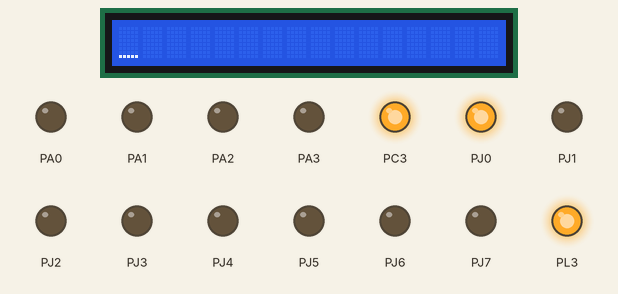
This program was run on a simulated ATmega2560, built with avr-gcc and emulated at 14.7456 MHz. On the bench: 16×1 character LCD, output pins drawn as LEDs (lit = HIGH). Wiring (inferred from the names in the program): character LCD (HD44780): RS PC0; R/W PC1; E PC2; data PC4, PC5, PC6, PC7. Pins used as bus, display or sensor lines are not drawn.

Above: at 0.1 s.
At 11.4 s:
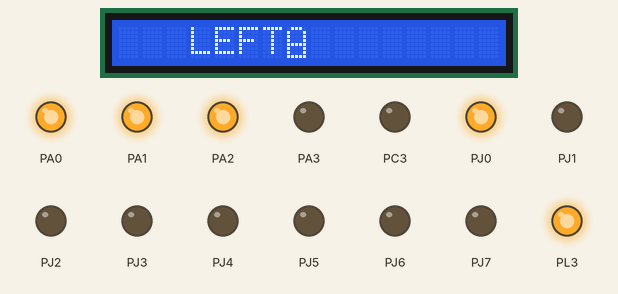
At 26.7 s:
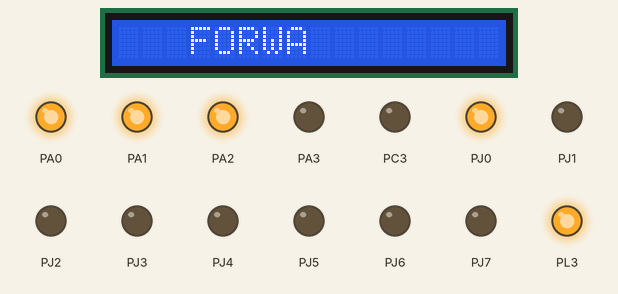
At 60.2 s:
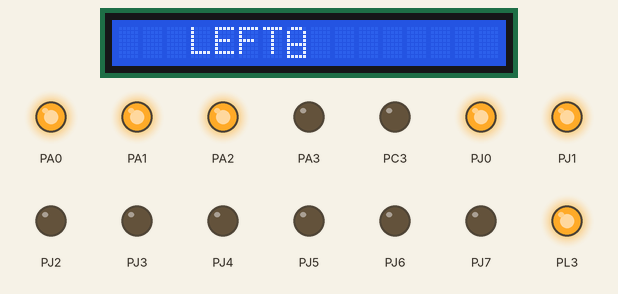
At 86.7 s:
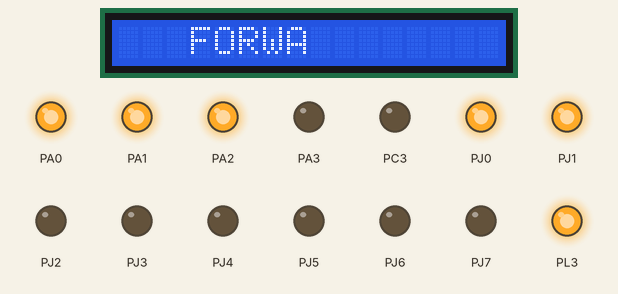
At 128.3 s:
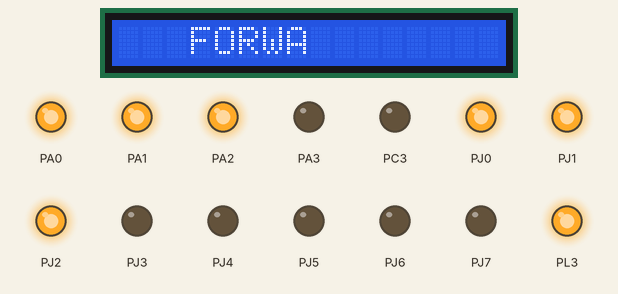
Timing chart, 0 to 129.8 s (numbered marks = the images above):
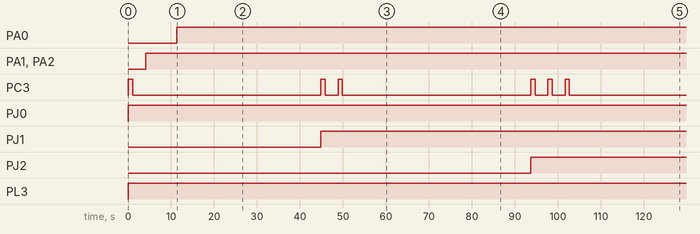

The program:

main.c
```c
#define  F_CPU 14745600
#include <avr/io.h>
#include <avr/interrupt.h>
#include <util/delay.h>
#include "lcd.h"

void buzzerBeep();
void lcdPrint(int,int,int);
int noOfOne(int);
void moveForward();
void moveBackward();
void moveLeft();
void moveRight();
void moveStop();

int main(void)
{
	DDRJ=0xFF;						//Define all led's as output
	PORTJ=0x00;						//Define all led's as low in the beginning
	DDRC=0x08;						//Define 3rd pin of port C as output
	PORTC=0x00;						//Define all pins as low in the beginning of port C
	DDRA |= 0x0F;					//Define Motor Pins as Output
	PORTA &= 0xF0;					//Define Motor Pins as LOW
	DDRL = DDRL | 0x18;				//Setting PL3 and PL4 pins as output for PWM generation
	PORTL = PORTL | 0x18;			//PL3 and PL4 pins are for velocity control using PWM
	int ledGraph=0x01;
	int one=0;
	int wordCounter=1;
	lcd_port_config();
	lcd_init();
	lcd_home();

	while(1){
		while (ledGraph!=(0xFF))
		{
			PORTJ |= ledGraph;
			one++;
			for(int i=0;i<one;i++){
				buzzerBeep();
				_delay_ms(2000);
			}
			ledGraph = ledGraph << 1;
			ledGraph |= 0x01;

			///////////////One Circle
			moveForward();
			_delay_ms(7000);
			moveLeft();
			_delay_ms(4000);
			moveForward();
			_delay_ms(7000);
			moveLeft();
			_delay_ms(4000);
			moveForward();
			_delay_ms(7000);
			moveLeft();
			_delay_ms(4000);
			moveForward();
			_delay_ms(7000);
			wordCounter++;
		}
	}
}
void moveForward(){
	PORTA |= 0x06;
	lcdPrint(1,4,1);
}
void moveStop(){
	lcdPrint(1,4,5);
	PORTA &= 0x00;
}
void moveBackward(){
	lcdPrint(1,4,2);
	PORTA |= 0x09;
}
void moveLeft(){
	lcdPrint(1,4,3);
	PORTA |= 0x05;
}
void moveRight(){
	lcdPrint(1,4,4);
	PORTA |= 0x0A;
}
void buzzerBeep(){
	PORTC |= (0x08);
	_delay_ms(1000);
	PORTC &= (0x00);
	_delay_ms(1000);
}

void lcdPrint(int row,int coloumn,int direction){
	char forward[10]="FORWARD ";
	char backward[10]="BACKWARD ";
	char left[10]="LEFT ";
	char right[10]="RIGHT ";
	char nothing[10]="STOP ";
	char *ptr;
	switch(direction)
	{
		case 1:
			ptr=forward;
			break;
		case 2:
			ptr=backward;
			break;
		case 3:
			ptr=left;
			break;
		case 4:
			ptr=right;
			break;
		default :
			ptr=nothing;
			break;
	}
	while(*ptr!=' '){
		lcd_wr_char(row,coloumn,*ptr);
		coloumn++;
		ptr++;
	}
}
```

lcd.c
```c
/*
 * lcd.c
 * Created: 10/07/2018 10:47:03
 * Author: e-Yantra Team
 */
#define F_CPU 14745600
#include <avr/io.h>
#include <util/delay.h>

#define RS 0
#define RW 1
#define EN 2
#define lcd_port PORTC
#define sbit(reg,bit)	reg |= (1<<bit)			// Macro defined for Setting a bit of any register
#define cbit(reg,bit)	reg &= ~(1<<bit)		// Macro defined for Clearing a bit of any register

unsigned int temp;
unsigned int unit;
unsigned int tens;
unsigned int hundred;
unsigned int thousand;
unsigned int million;


/*
 * Function Name: lcd_port_config
 * Input: None
 * Output: None
 * Logic: This function configures the LCD port pins as output and sets them to 0 initially
 * Example Call: lcd_port_config();
 */
void lcd_port_config(void)
{
	DDRC = DDRC | 0xF7;		// all LCD pins direction set as output
	PORTC = PORTC & 0x08;	// all LCD pins set to logic 0 except PC.3 (Buzzer pin)
}

/*
 * Function Name: lcd_set_4bit
 * Input: None
 * Output: None
 * Logic: This function configures the LCD to work in 4 bit mode instead of 8 bit mode
 *		  to reduce the number of data lines required to be used
 * Example Call: lcd_set_4bit();
 */
void lcd_set_4bit (void)
{
	_delay_ms(1);
	cbit(lcd_port,RS);				// RS=0 --- Command Input
	cbit(lcd_port,RW);				// RW=0 --- Writing to LCD
	lcd_port = 0x30;				// Sending 3
	sbit(lcd_port,EN);				// Set Enable Pin
	_delay_ms(5);					// Delay
	cbit(lcd_port,EN);				// Clear Enable Pin

	_delay_ms(1);
	cbit(lcd_port,RS);				// RS=0 --- Command Input
	cbit(lcd_port,RW);				// RW=0 --- Writing to LCD
	lcd_port = 0x30;				// Sending 3
	sbit(lcd_port,EN);				// Set Enable Pin
	_delay_ms(5);					// Delay
	cbit(lcd_port,EN);				// Clear Enable Pin

	_delay_ms(1);
	cbit(lcd_port,RS);				// RS=0 --- Command Input
	cbit(lcd_port,RW);				// RW=0 --- Writing to LCD
	lcd_port = 0x30;				// Sending 3
	sbit(lcd_port,EN);				// Set Enable Pin
	_delay_ms(5);					// Delay
	cbit(lcd_port,EN);				// Clear Enable Pin

	_delay_ms(1);
	cbit(lcd_port,RS);				// RS=0 --- Command Input
	cbit(lcd_port,RW);				// RW=0 --- Writing to LCD
	lcd_port = 0x20;				// Sending 2 to initialize LCD in 4-bit mode
	sbit(lcd_port,EN);				// Set Enable Pin
	_delay_ms(5);					// Delay
	cbit(lcd_port,EN);				// Clear Enable Pin
}

/*
 * Function Name: lcd_wr_command
 * Input: cmd => hex value of the command to be given to LCD
 * Output: None
 * Logic: This function gives specific command values to the LCD to perform necessary functions
 * Example Call: lcd_wr_command(0x80); => to bring cursor at home position
 */
void lcd_wr_command (unsigned char cmd)
{
	unsigned char temp;
	temp = cmd;
	temp = temp & 0xF0;
	lcd_port &= 0x0F;
	lcd_port |= temp;
	cbit(lcd_port,RS);
	cbit(lcd_port,RW);
	sbit(lcd_port,EN);
	_delay_ms(5);
	cbit(lcd_port,EN);

	cmd = cmd & 0x0F;
	cmd = cmd<<4;
	lcd_port &= 0x0F;
	lcd_port |= cmd;
	cbit(lcd_port,RS);
	cbit(lcd_port,RW);
	sbit(lcd_port,EN);
	_delay_ms(5);
	cbit(lcd_port,EN);
}

/*
 * Function Name: lcd_init
 * Input: None
 * Output: None
 * Logic: This function initializes the LCD
 * Example Call: lcd_init();
 */
void lcd_init (void)
{
	lcd_set_4bit();
	_delay_ms(1);
	lcd_wr_command(0x28);		// LCD 4-bit mode and 2 lines
	lcd_wr_command(0x01);       // Clear display screen
	lcd_wr_command(0x06);       // Entry mode
	lcd_wr_command(0x0E);       // Display On and Cursor On
	lcd_wr_command(0x80);       // LCD cursor set to Home position
}

/*
 * Function Name: lcd_home
 * Input: None
 * Output: This function sets the cursor's to home i.e. 1st row, 1st column
 * Logic: Passes 0x80 command to LCD using lcd_wr_command
 * Example Call: lcd_home();
 */
void lcd_home (void)
{
	lcd_wr_command(0x80);		// LCD cursor set to Home position
}

/*
 * Function Name: lcd_cursor
 * Input: row, column => where you want the cursor to be positioned on LCD
 * Output: This function sets the cursor to the specified position
 * Logic: Position the LCD cursor at position (row, column) by passing
 *        the required commands to the lcd_wr_command function
 * col >     1 2 3 4 5 6 7 8 9 10 11 12 13 14 15 16
 *         1 . . . . . . . . .  .  .  .  .  .  .  .
 *         2 . . . . . . . . .  .  .  .  .  .  .  .
 *         ^
 *        row
 *
 * Example Call: lcd_cursor(2, 3);
 */
void lcd_cursor (char row, char column)
{
	switch (row)
	{
		case 1: lcd_wr_command (0x80 + column - 1); break;
		case 2: lcd_wr_command (0xC0 + column - 1); break;
		case 3: lcd_wr_command (0x94 + column - 1); break;
		case 4: lcd_wr_command (0xD4 + column - 1); break;
		default: break;
	}
}


/*
 * Function Name: lcd_clear
 * Input: None
 * Output: LCD is cleared
 * Logic: This function clears LCD by giving specific command as input to lcd_wr_command() function
 * Example Call: lcd_clear();
 */
void lcd_clear (void)
{
	lcd_wr_command(0x01);
}

/*
 * Function Name: lcd_wr_char
 * Input: row, column => where you want the cursor to be positioned on LCD
 *        alpha_num_char => alpha-numeric type data to be printed on the LCD at the specified (row, column) position
 * Output: None
 * Logic: This function prints an alpha-numeric character at specified (row, column) position on LCD
 * Example Call: lcd_wr_char(1, 4, 'A') => to write character 'A' to the LCD
 */
void lcd_wr_char(char row, char column, char alpha_num_char)
{
	lcd_cursor (row, column);

	char temp;
	temp = alpha_num_char;
	temp = (temp & 0xF0);
	lcd_port &= 0x0F;
	lcd_port |= temp;
	sbit(lcd_port,RS);
	cbit(lcd_port,RW);
	sbit(lcd_port,EN);
	_delay_ms(5);
	cbit(lcd_port,EN);

	alpha_num_char = alpha_num_char & 0x0F;
	alpha_num_char = alpha_num_char << 4;
	lcd_port &= 0x0F;
	lcd_port |= alpha_num_char;
	sbit(lcd_port,RS);
	cbit(lcd_port,RW);
	sbit(lcd_port,EN);
	_delay_ms(5);
	cbit(lcd_port,EN);
}

/*
 * Function Name: lcd_string
 * Input: row, column => where you want the cursor to be positioned on LCD
 *        *str => pointer of the char data type which points to the address of first character of the string
 * Output: This function prints the given string on the LCD at the specified (row, column) position
 * Logic: Positions the cursor and prints each character on LCD in a while loop until EOF is reached
 * Example Call: lcd_string(1, 1, "Hello !");
 */
void lcd_string(char row, char column, char *str)
{
	while(*str != '\0')
	{
		lcd_wr_char(row, column, *str);
		str++;
		column+=1;
	}
}

/* Function Name: lcd_numeric_value
 * Input: row, column => where you want the cursor to be positioned on LCD
 *        value => any integer value or value in a variable as integer
 *        digits => number of digits of value to display
 * Output: This function prints any integer value or value in a variable as integer
  *        on the specified location and up to the specified number of digits on LCD
 * Example Call: lcd_numeric_value(1, 1, -20, 2);
 */
void lcd_numeric_value(char row, char column, int val, int digits)
{
	lcd_cursor(row, column);

	if (val < 0)
	{
		val = 0 - val;
		lcd_string(row, column, "-");
		column+=1;
	}

	unsigned char flag = 0;

	if(row == 0 || column == 0)
	{
		lcd_home();
	}

	else
	{
		lcd_cursor(row, column);
	}

	if(digits == 5 || flag == 1)
	{
		million = val/10000+48;
		lcd_wr_char(row ,column, million);
		column+=1;
		flag = 1;
	}

	if(digits == 4 || flag == 1)
	{
		temp = val/1000;
		thousand = temp%10 + 48;
		lcd_wr_char(row, column, thousand);
		column+=1;
		flag = 1;
	}

	if(digits == 3 || flag == 1)
	{
		temp = val/100;
		hundred = temp%10 + 48;
		lcd_wr_char(row, column, hundred);
		column+=1;
		flag = 1;
	}

	if(digits == 2 || flag == 1)
	{
		temp = val/10;
		tens = temp%10 + 48;
		lcd_wr_char(row, column, tens);
		column+=1;
		flag = 1;
	}

	if(digits == 1 || flag == 1)
	{
		unit = val%10 + 48;
		lcd_wr_char(row, column, unit);
		column+=1;
	}

	if(digits > 5)
	{
		lcd_wr_char(row, column, 'E');
		column+=1;
	}
}
```

lcd.h
```c
/* lcd.h
 * Created: 10/07/2018 10:47:03
 * Author: e-Yantra Team
 */

#ifndef LCD_H_
#define LCD_H_

// This function configures LCD pins as output
void lcd_port_config(void);

// This function configures the LCD to work in 4 bit mode instead of 8 bit mode
// to reduce the number of data lines required to be used
void lcd_set_4bit (void);

// This function gives specific command values to the LCD to perform necessary functions
void lcd_wr_command (unsigned char cmd);

// This function initializes the LCD
void lcd_init(void);

// This function sets the cursor's to home i.e. 1st row, 1st column
void lcd_home(void);

// This function sets the cursor to the specified position
void lcd_cursor(char row, char column);

// This function clears LCD by giving specific command as input to lcd_wr_command() function
void lcd_clear(void);

// This function prints an alpha-numeric character at specified (row, column) position on LCD
void lcd_wr_char(char row, char coloumn, char alpha_num_char);

// This function prints the given string on the LCD at the specified (row, column) position
void lcd_string(char row, char column, char* str);

// This function prints any integer value or value in a variable as integer
// on the specified location and up to the specified number of digits on LCD
void lcd_numeric_value(char row, char coloumn, int val, int digits);

#endif /* LCD_H_ */ 
```

Measured:
- by itself, PA0: LOW → HIGH at 11.3 s
- by itself, PA1, PA2: LOW → HIGH at 4.1 s
- by itself, PC3: LOW → HIGH at 0.09 s, → LOW 1.0 s later, → HIGH 43.8 s later, → LOW 1.0 s later, … (12 changes in this stretch)
- by itself, PJ0: LOW → HIGH at 0.09 s
- by itself, PJ1: LOW → HIGH at 44.9 s
- by itself, PJ2: LOW → HIGH at 93.7 s
- by itself, PL3: LOW → HIGH at 0.00 s
